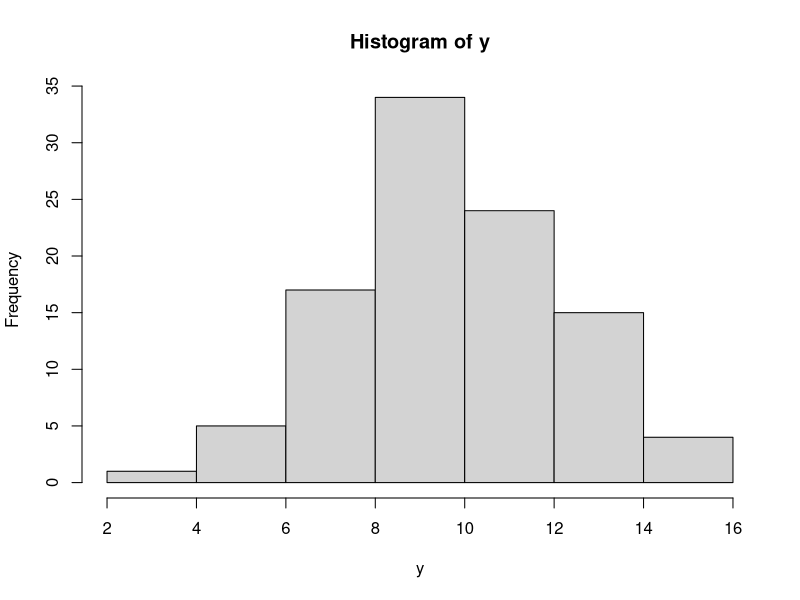
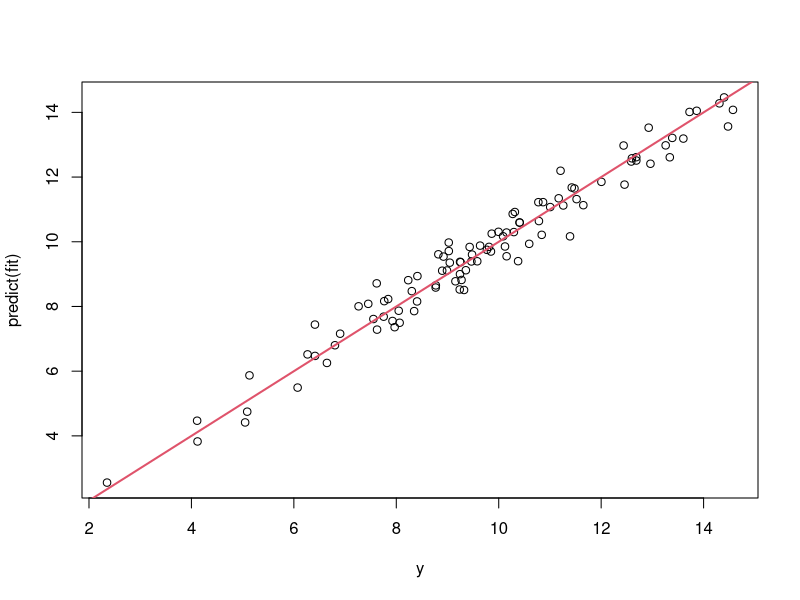
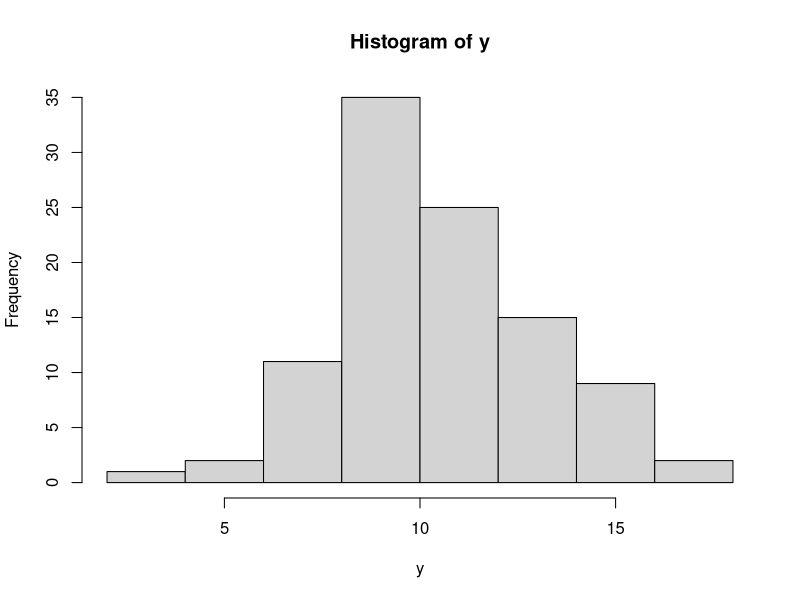
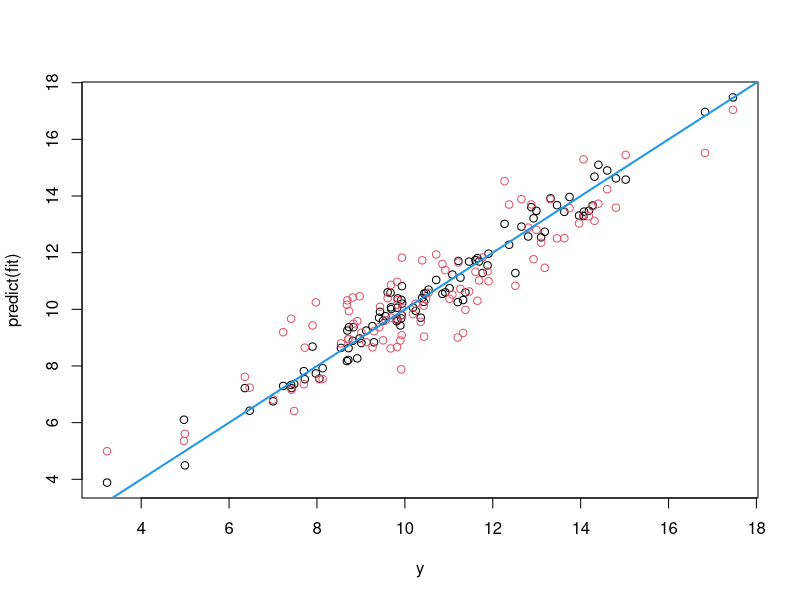
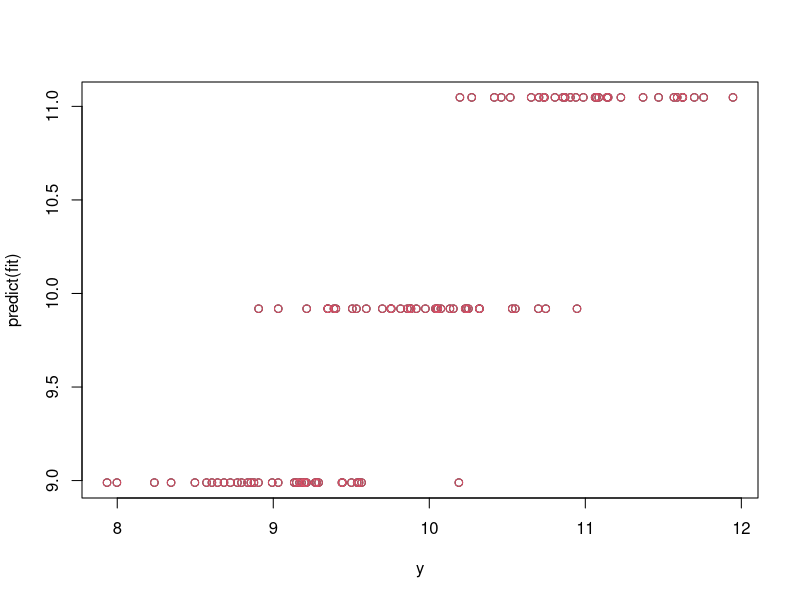

The R source for these figures, in order:
############################################
#Objective: simulate linear regression data 
#           and fit the generating model 
###############################################
#load library
  library(mvtnorm)

#Coeficients, intercept and then slopes
  beta=c(10,-1,1,2)

#sample size for one set of data
  n=100

#define how much noise/error/variation to induce in the simulated data
  stdev=0.5
  
#Number of covariates relevant to the generating model
  n.par=length(beta)-1

#Correlation among variables??
  corr.no=TRUE
  #corr.no=FALSE

  Sigma=diag(n.par)

if(corr.no){
  set.seed(54541)
  covs=rmvnorm(n, mean=rep(0,n.par),sigma=Sigma)
}else{
  set.seed(54541)
  Sigma[lower.tri(Sigma)]=runif(length(which(lower.tri(Sigma))),min=0.5,max=0.95)
  Sigma=matrix(Matrix::forceSymmetric(Sigma,uplo="L"),ncol=n.par)
  covs=rmvnorm(n, mean=rep(0,n.par),sigma=Sigma)
}
  
#check correlation
  cor(covs)

#Create design matrix for generating data
  X=model.matrix(~covs)

#simulate one dataset  
  set.seed(5454)
  y=X%*%beta+rnorm(n,0,stdev)

  hist(y)
  
#Fit the simulated data with the generating model
  
  fit=lm(y~0+X)
  summary(fit)  

#compare estimats with true beta coeficients
  cbind(fit$coefficients,beta)

  #plot the data and predictions
  plot(y,predict(fit))
  abline(0,1,lwd=2,col=2)
  
############################################
#Objective: simulate linear regression data   
#           and fit not generating model with correlated data
###############################################
  #load library
  library(mvtnorm)
  
  #Coeficients, intercept and then slopes
  beta=c(10,-1,1,2)
  
  #sample size for one set of data
  n=100
  
  #define how much noise/error/variation to induce in the simulated data
  stdev=0.5
  
  #Number of covariates relevant to the generating model
  n.par=length(beta)-1
  
  #number of correlated covariates not relevant to the generating model
  n.par2=n.par
  
  #Simulate covariate data with correlation
  Sigma=diag(n.par+n.par2)
  
  #Let's keep the first n.par covariates without correlation and then
  #the next n.par2 set with high correlation
  Sigma[4,1]=Sigma[1,4]=0.9
  Sigma[5,2]=Sigma[2,5]=0.9
  Sigma[6,3]=Sigma[3,6]=0.9
  
  Sigma
  covs=rmvnorm(n, mean=rep(0,n.par+n.par2),sigma=Sigma)
  
  
  #Create design matrix for generating data- excludes correlated variable
  X=model.matrix(~covs[,1:n.par])
  
  #Create design matrix with only the correlated variable
  X2=model.matrix(~covs[,(n.par+1):(n.par+n.par2)])
  
    
  #simulate one dataset  
  set.seed(5454)
  y=X%*%beta+rnorm(n,0,stdev)
  
  hist(y)
  
  #Fit the simulated data with the generating model
  fit=lm(y~0+X)
  summary(fit)  

  #Fit the simulated data with the correlated variables
  fit2=lm(y~0+X2)
  summary(fit2)  
  
    
  #compare estimats with true beta coeficients
  cbind(fit$coefficients,fit2$coefficients,beta)
  
  #plot the data and predictions
  plot(y,predict(fit))
  points(y,predict(fit2),col=2)
  abline(0,1,lwd=2,col=4)
  
  
############################################
#Objective: simulate linear regression data   
#           with a categorical variable with multiple levels
###############################################
  
  #Coeficients, intercept and then offsets
  beta=c(10,-1,1)
  
  #sample size for one set of data
  n=100
  
  #define how much noise/error/variation to induce in the simulated data
  stdev=0.5
  
  #Number of covariates relevant to the generating model
  n.par=length(beta)-1
  
  covs <- sample(LETTERS[1:length(beta)], n, replace=TRUE, 
                  prob=c(0.33, 0.33, 0.33))
  covs=covs[order(covs)]
  
  #dummy coding - leads to offsets from the intercept
  X=model.matrix(~covs)
  
  #effect or deviation coding - leads to effect change from the grand mean
  X2=model.matrix(~covs,contrasts=list(covs=contr.sum))
  
  #simulate data using X
  set.seed(5454)
  y=X%*%beta+rnorm(n,0,stdev)
  
  
  #Fit the simulated data X
  fit=lm(y~0+X)
  summary(fit)  
  
  #Fit the simulated data with X2
  fit2=lm(y~0+X2)
  summary(fit2)  
  
  
  #compare estimats with true beta coeficients
  cbind(fit$coefficients,fit2$coefficients,beta)
  
  #plot the data and predictions
  plot(y,predict(fit))
  points(y,predict(fit2),col=2)

#INTEREPTING coefs using X - dummy coding  
  #The intercept represents A
  fit$coefficients
  #XcovsB is the difference in y from A
  #XcovsC is the difference in y from A
  
#INTEREPTING coefs using X2 - effect coding  
  #The intercept represents the grant mean across all categories
  fit2$coefficients
  #X2covs1 is the change in y from the grand mean of all groups with
  # the mean from A
  
  #Xcovs2 is the change in y from the grand mean of all groups with
  # the mean from B
  
#Equate the two types by way of predicting
  #prediction for group A
  fit$coefficients[1]
  fit2$coefficients[1]+fit2$coefficients[2]
  
  #  prediction for group B
  fit$coefficients[1]+fit$coefficients[2]
  fit2$coefficients[1]+fit2$coefficients[3]
  
  #  prediction for group C
  fit$coefficients[1]+fit$coefficients[3]
  fit2$coefficients[1]+abs(fit2$coefficients[2]+fit2$coefficients[3])
  
  